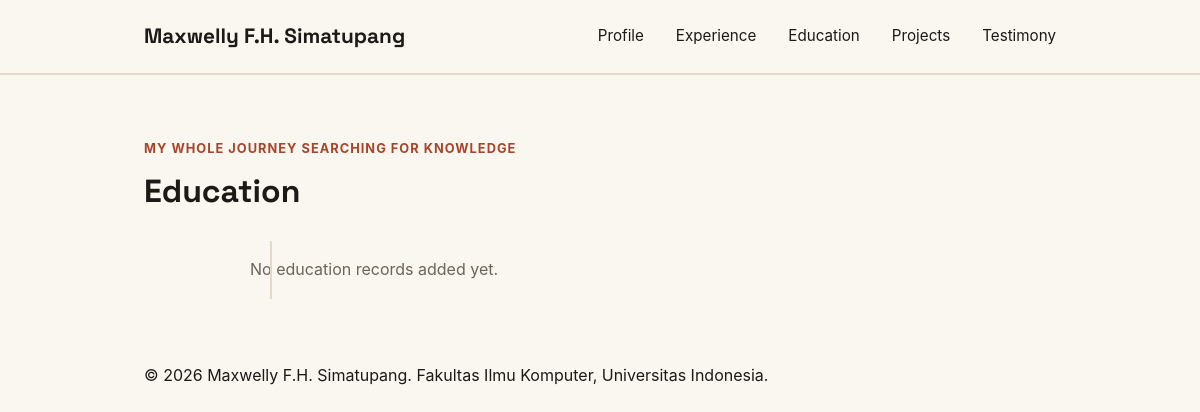
Before: /education/ with the older database file.
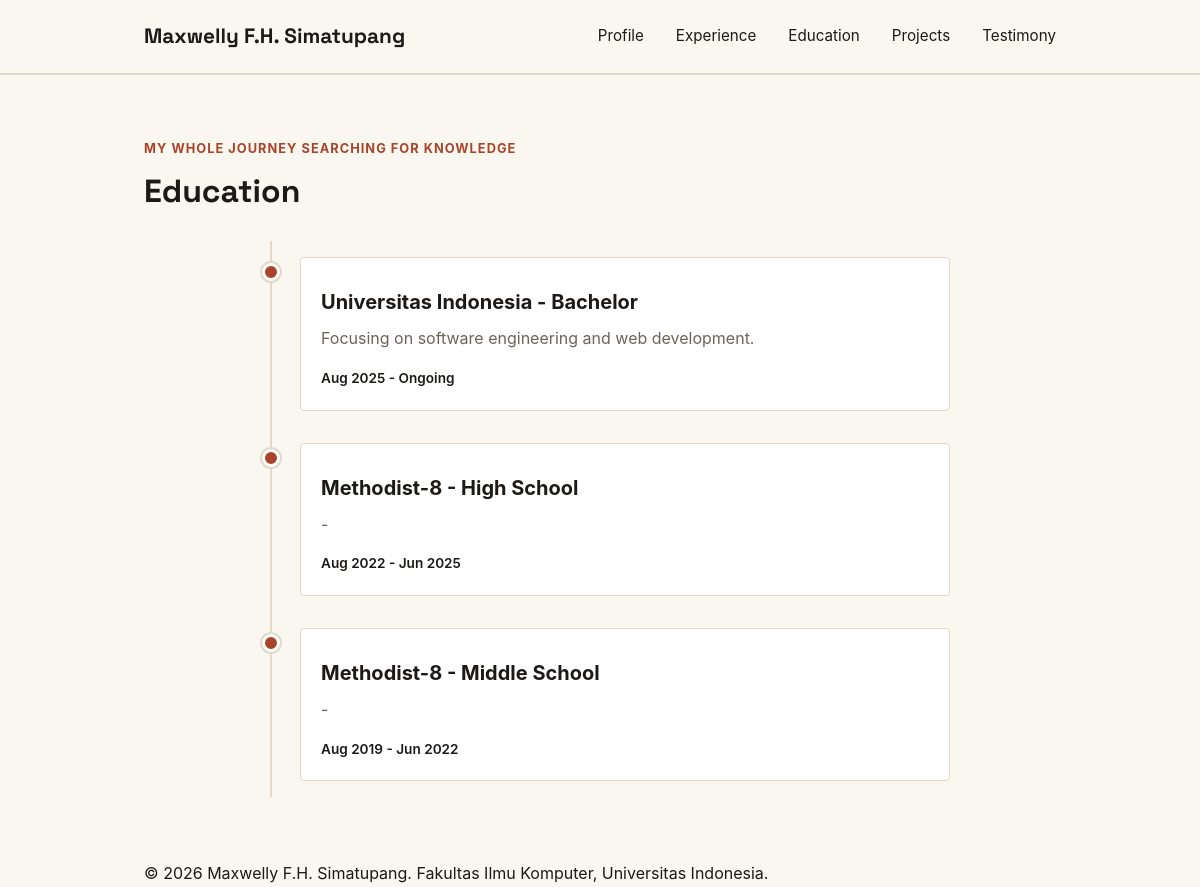
After: the same page with the newer database file.
### main/models.py (models this page shows, shortened)
class Education(models.Model):
    EDUCATION_CHOICES = [
        ('middle', 'Middle School'),
        ('high_school', 'High School'),
        ('bachelor', 'Bachelor'),
    ]
    id = models.UUIDField(primary_key=True, default=uuid.uuid4, editable=False)
    institution_name = models.CharField(max_length=255)
    description = models.TextField()
    category = models.CharField(max_length=20, choices=EDUCATION_CHOICES, default='bachelor')
    thumbnail = models.URLField(blank=True, null=True)
    started_at = models.DateTimeField(default=timezone.now)
    ended_at = models.DateTimeField(blank=True, null=True)
    @property
    def is_ongoing(self):
        return self.ended_at is None

### main/views.py (the view)
# urls.py: path("education/", show_education, name="show_education"),
def show_education(request) :
    context = {
        "name": "Maxwelly F.H. Simatupang",
        "education_list": Education.objects.all(),
    }
    return render(request, "education.html", context)

### templates/education.html (shortened to what this page needs)
{% extends "base.html" %}
{% block content %}
    <main>
      <section class="experience-section" id="experience">
        <div class="container">
          <p class="section-kicker">My whole journey searching for knowledge</p>
          <h1>Education</h1>
          <div class="timeline">
            {% for education in education_list %}
            <div class="timeline-item">
              <div class="timeline-dot"></div>
              <div class="timeline-content">
                <h2>{{ education.institution_name }} - {{ education.get_category_display }}</h2>
                <p class="experience-description">
                  {{ education.description }}
                </p>
                {% if education.is_ongoing %}
                <p class="experience-status">
                  {{ education.started_at|date:"M Y" }} - Ongoing
                </p>
                {% else %}
                <p class="experience-status">
                  {{ education.started_at|date:"M Y" }} - {{  education.ended_at|date:"M Y" }}
                </p>
                {% endif %}
              </div>
            </div>
            {% empty %}
            <p class="empty-state">No education records added yet.</p>
            {% endfor %}
          </div>
        </div>
      </section>
    </main>
{% endblock content %}

Changed rows visible on the page:
added Education: institution_name "Universitas Indonesia", category "Bachelor", description "Focusing on software engineering and web development.", started_at "Aug 2025"
added Education: institution_name "Methodist-8", category "High School", description "-", started_at "Aug 2022", ended_at "Jun 2025"
added Education: institution_name "Methodist-8", category "Middle School", description "-", started_at "Aug 2019", ended_at "Jun 2022"
Other visible differences:
text no longer shown: "No education records added yet."
